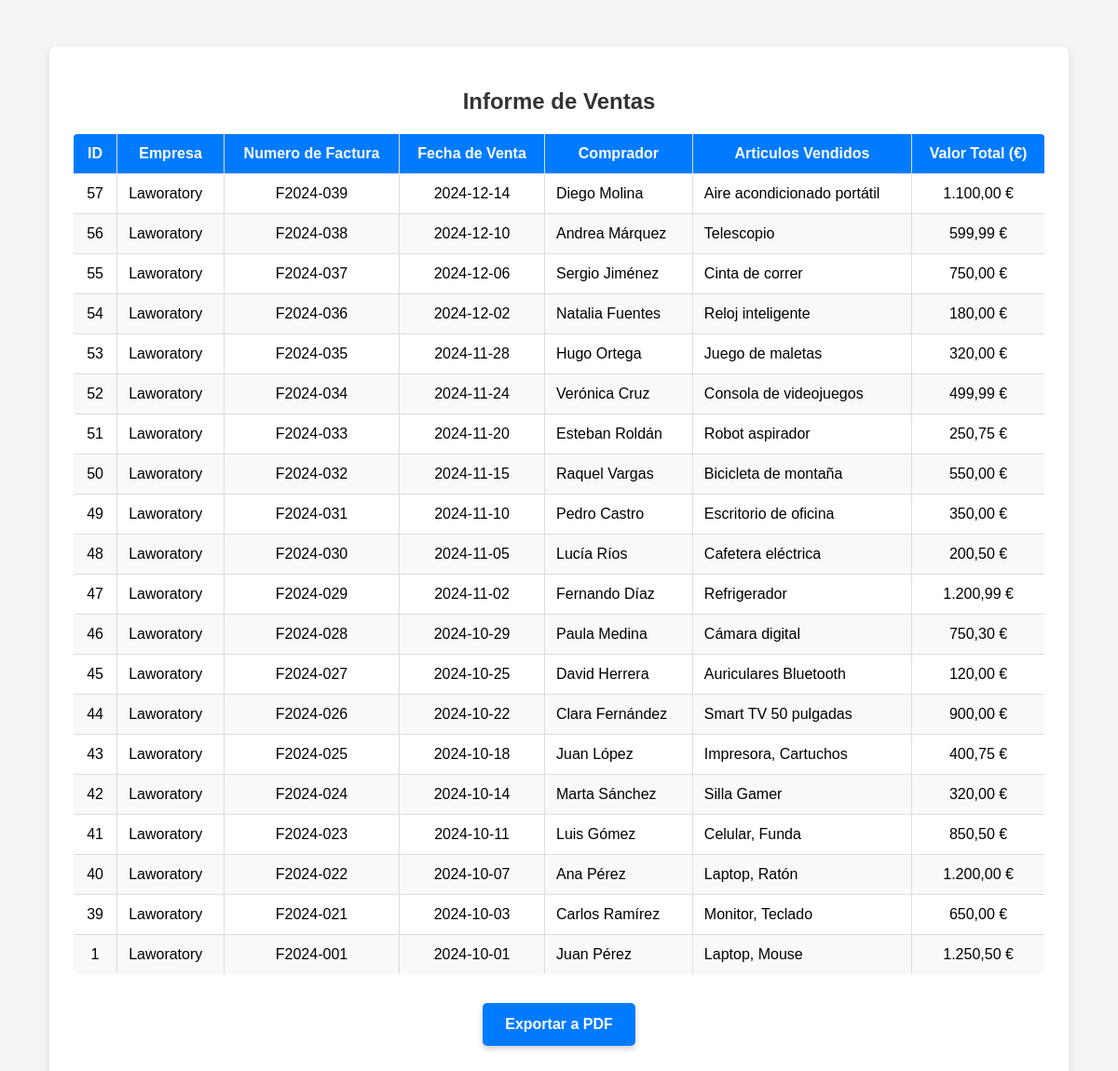
The page / on the database its author committed.
### tables this page shows
CREATE TABLE `ventas` (
  `id` int(11) NOT NULL,
  `empresa_id` int(11) DEFAULT NULL,
  `numero_factura` varchar(50) NOT NULL,
  `fecha_venta` date NOT NULL,
  `comprador` varchar(255) NOT NULL,
  `articulos_vendidos` text NOT NULL,
  `valor_total` decimal(10,2) NOT NULL
);

CREATE TABLE `empresas` (
  `id` int(11) NOT NULL,
  `nombre` varchar(255) NOT NULL
);

### index.php (the view, shortened to what this page needs)
<?php
require 'bd/conexion.php';
$query = "SELECT ventas.id, empresas.nombre AS empresa, ventas.numero_factura,
               ventas.fecha_venta, ventas.comprador, ventas.articulos_vendidos, ventas.valor_total
        FROM ventas
        JOIN empresas ON ventas.empresa_id = empresas.id
        ORDER BY ventas.fecha_venta DESC";
$stmt = $pdo->prepare($query);
$stmt->execute();
$ventas = $stmt->fetchAll(PDO::FETCH_ASSOC);
?>
<!DOCTYPE html>
<html lang="es">
<head>
</head>
<body>
    <div class="container">
        <h2>Informe de Ventas</h2>
        <table>
            <thead>
                <tr>
                    <th>ID</th>
                    <th>Empresa</th>
                    <th>Numero de Factura</th>
                    <th>Fecha de Venta</th>
                    <th>Comprador</th>
                    <th>Articulos Vendidos</th>
                    <th>Valor Total (€)</th>
                </tr>
            </thead>
            <tbody>
                <?php if (count($ventas) > 0): ?>
                    <?php foreach ($ventas as $venta): ?>
                        <tr>
                            <td><?= htmlspecialchars($venta['id']) ?></td>
                            <td><?= htmlspecialchars($venta['empresa']) ?></td>
                            <td><?= htmlspecialchars($venta['numero_factura']) ?></td>
                            <td><?= htmlspecialchars($venta['fecha_venta']) ?></td>
                            <td><?= htmlspecialchars($venta['comprador']) ?></td>
                            <td><?= htmlspecialchars($venta['articulos_vendidos']) ?></td>
                            <td><?= number_format($venta['valor_total'], 2, ',', '.') ?> €</td>
                        </tr>
                    <?php endforeach; ?>
                <?php else: ?>
                    <tr>
                        <td colspan="7" style="text-align: center;">No hay datos disponibles</td>
                    </tr>
                <?php endif; ?>
            </tbody>
        </table>
        <form action="exportPdf.php" method="post">
            <button type="submit" class="exportar-btn">Exportar a PDF</button>
        </form>
    </div>
</body>
</html>

### index.php (style rules this page uses)
body { font-family: Arial, sans-serif; background-color: #f4f4f4; margin: 0; padding: 20px; }
.container { width: 90%; max-width: 1200px; margin: 30px auto; background: white; padding: 25px; border-radius: 8px; box-shadow: 0px 4px 10px rgba(0, 0, 0, 0.1); }
h2 { text-align: center; color: #333; margin-bottom: 20px; }
table { width: 100%; border-collapse: collapse; margin-top: 20px; background: white; border-radius: 5px; overflow: hidden; }
table, th, td { border: 1px solid #ddd; }
th, td { padding: 12px; text-align: left; }
th { background-color: #007BFF; color: white; text-align: center; font-size: 16px; }
tr:nth-child(even) { background-color: #f9f9f9; }
td { text-align: center; }
td:nth-child(2), td:nth-child(5), td:nth-child(6) { text-align: left; }
.exportar-btn { display: block; width: fit-content; margin: 30px auto; background: #007BFF; color: white; padding: 14px 24px; border: none; cursor: pointer; font-size: 16px; border-radius: 5px; text-decoration: none; text-align: center; transition: 0.3s; font-weight: bold; box-shadow: 0px 3px 6px rgba(0, 0, 0, 0.2); }

### rows shown on the page
ventas: id "57", empresa.nombre "Laworatory", numero_factura "F2024-039", fecha_venta "2024-12-14", comprador "Diego Molina", articulos_vendidos "Aire acondicionado portátil", valor_total "1.100,00"
ventas: id "56", empresa.nombre "Laworatory", numero_factura "F2024-038", fecha_venta "2024-12-10", comprador "Andrea Márquez", articulos_vendidos "Telescopio", valor_total "599,99"
ventas: id "55", empresa.nombre "Laworatory", numero_factura "F2024-037", fecha_venta "2024-12-06", comprador "Sergio Jiménez", articulos_vendidos "Cinta de correr", valor_total "750,00"
ventas: id "54", empresa.nombre "Laworatory", numero_factura "F2024-036", fecha_venta "2024-12-02", comprador "Natalia Fuentes", articulos_vendidos "Reloj inteligente", valor_total "180,00"
ventas: id "53", empresa.nombre "Laworatory", numero_factura "F2024-035", fecha_venta "2024-11-28", comprador "Hugo Ortega", articulos_vendidos "Juego de maletas", valor_total "320,00"
ventas: id "52", empresa.nombre "Laworatory", numero_factura "F2024-034", fecha_venta "2024-11-24", comprador "Verónica Cruz", articulos_vendidos "Consola de videojuegos", valor_total "499,99"
ventas: id "51", empresa.nombre "Laworatory", numero_factura "F2024-033", fecha_venta "2024-11-20", comprador "Esteban Roldán", articulos_vendidos "Robot aspirador", valor_total "250,75"
ventas: id "50", empresa.nombre "Laworatory", numero_factura "F2024-032", fecha_venta "2024-11-15", comprador "Raquel Vargas", articulos_vendidos "Bicicleta de montaña", valor_total "550,00"
ventas: id "49", empresa.nombre "Laworatory", numero_factura "F2024-031", fecha_venta "2024-11-10", comprador "Pedro Castro", articulos_vendidos "Escritorio de oficina", valor_total "350,00"
ventas: id "48", empresa.nombre "Laworatory", numero_factura "F2024-030", fecha_venta "2024-11-05", comprador "Lucía Ríos", articulos_vendidos "Cafetera eléctrica", valor_total "200,50"
ventas: id "47", empresa.nombre "Laworatory", numero_factura "F2024-029", fecha_venta "2024-11-02", comprador "Fernando Díaz", articulos_vendidos "Refrigerador", valor_total "1.200,99"
ventas: id "46", empresa.nombre "Laworatory", numero_factura "F2024-028", fecha_venta "2024-10-29", comprador "Paula Medina", articulos_vendidos "Cámara digital", valor_total "750,30"
ventas: id "45", empresa.nombre "Laworatory", numero_factura "F2024-027", fecha_venta "2024-10-25", comprador "David Herrera", articulos_vendidos "Auriculares Bluetooth", valor_total "120,00"
ventas: id "44", empresa.nombre "Laworatory", numero_factura "F2024-026", fecha_venta "2024-10-22", comprador "Clara Fernández", articulos_vendidos "Smart TV 50 pulgadas", valor_total "900,00"
ventas: id "43", empresa.nombre "Laworatory", numero_factura "F2024-025", fecha_venta "2024-10-18", comprador "Juan López", articulos_vendidos "Impresora, Cartuchos", valor_total "400,75"
ventas: id "42", empresa.nombre "Laworatory", numero_factura "F2024-024", fecha_venta "2024-10-14", comprador "Marta Sánchez", articulos_vendidos "Silla Gamer", valor_total "320,00"
ventas: id "41", empresa.nombre "Laworatory", numero_factura "F2024-023", fecha_venta "2024-10-11", comprador "Luis Gómez", articulos_vendidos "Celular, Funda", valor_total "850,50"
ventas: id "40", empresa.nombre "Laworatory", numero_factura "F2024-022", fecha_venta "2024-10-07", comprador "Ana Pérez", articulos_vendidos "Laptop, Ratón", valor_total "1.200,00"
ventas: id "39", empresa.nombre "Laworatory", numero_factura "F2024-021", fecha_venta "2024-10-03", comprador "Carlos Ramírez", articulos_vendidos "Monitor, Teclado", valor_total "650,00"
ventas: id "1", empresa.nombre "Laworatory", numero_factura "F2024-001", fecha_venta "2024-10-01", comprador "Juan Pérez", articulos_vendidos "Laptop, Mouse", valor_total "1.250,50"
